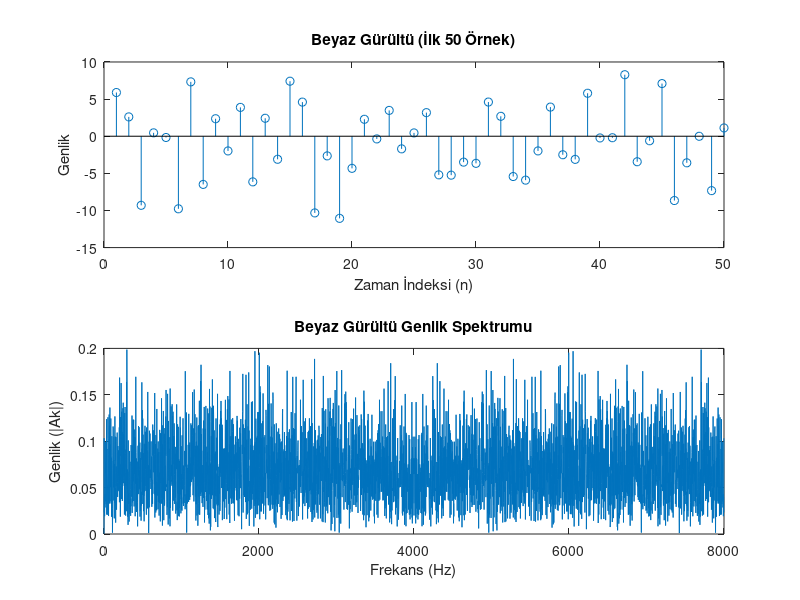

Source code (MATLAB):
clear; clc; close all; % Eski verileri ve pencereleri temizler

% --- 1. BÖLÜM: Gauss Dağılımlı Beyaz Gürültü ---
x = 5 * randn([1,4096]); % 4096 tane rastgele gürültü örneği oluşturulması

% a. İlk 50 örneğin stem (ayrık) grafiğinin çizilmesi
figure;
subplot(2,1,1);
stem(x(1:50));
title('Beyaz Gürültü (İlk 50 Örnek)');
xlabel('Zaman İndeksi (n)');
ylabel('Genlik');

% b. FFT hesaplaması ve genlik spektrumunun çizilmesi
Ak = abs(fft(x)) / length(x); % Fourier dönüşümü alınıp normalize ediliyor
fs = 8000; % Örnekleme hızı
k = 0:1:length(x)-1;  % frekans indeksi
f = k * fs / length(x); % İndekslerin Hz (Frekans) cinsine çevrilmesi

subplot(2,1,2);
plot(f, Ak); % Spektrum grafiği
title('Beyaz Gürültü Genlik Spektrumu');
xlabel('Frekans (Hz)');
ylabel('Genlik (|Ak|)');

% c. Sinyali Dinleme
disp('Beyaz gürültü sesi çalınıyor (Televizyon karıncalanması gibi bir ses duyacaksın)...');
sound(x/max(abs(x)), 8000);
